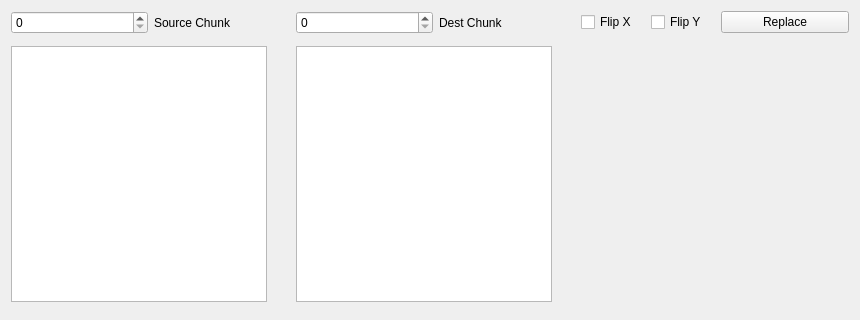
<?xml version="1.0" encoding="UTF-8"?>
<ui version="4.0">
 <class>ChunkReplaceOptions</class>
 <widget class="QWidget" name="ChunkReplaceOptions">
  <property name="geometry">
   <rect>
    <x>0</x>
    <y>0</y>
    <width>860</width>
    <height>320</height>
   </rect>
  </property>
  <property name="windowTitle">
   <string>Form</string>
  </property>
  <layout class="QGridLayout" name="gridLayout">
   <item row="0" column="6">
    <widget class="QPushButton" name="replaceButton">
     <property name="sizePolicy">
      <sizepolicy hsizetype="Minimum" vsizetype="Fixed">
       <horstretch>0</horstretch>
       <verstretch>0</verstretch>
      </sizepolicy>
     </property>
     <property name="minimumSize">
      <size>
       <width>128</width>
       <height>0</height>
      </size>
     </property>
     <property name="maximumSize">
      <size>
       <width>64</width>
       <height>16777215</height>
      </size>
     </property>
     <property name="focusPolicy">
      <enum>Qt::NoFocus</enum>
     </property>
     <property name="text">
      <string>Replace</string>
     </property>
    </widget>
   </item>
   <item row="0" column="2">
    <widget class="QSpinBox" name="dstChunk">
     <property name="focusPolicy">
      <enum>Qt::ClickFocus</enum>
     </property>
     <property name="suffix">
      <string/>
     </property>
     <property name="maximum">
      <number>1023</number>
     </property>
    </widget>
   </item>
   <item row="1" column="2" colspan="2">
    <widget class="QListWidget" name="dstChunkList">
     <property name="maximumSize">
      <size>
       <width>256</width>
       <height>256</height>
      </size>
     </property>
     <property name="editTriggers">
      <set>QAbstractItemView::CurrentChanged|QAbstractItemView::SelectedClicked</set>
     </property>
     <property name="dragDropMode">
      <enum>QAbstractItemView::NoDragDrop</enum>
     </property>
     <property name="defaultDropAction">
      <enum>Qt::IgnoreAction</enum>
     </property>
     <property name="selectionMode">
      <enum>QAbstractItemView::ExtendedSelection</enum>
     </property>
     <property name="selectionBehavior">
      <enum>QAbstractItemView::SelectRows</enum>
     </property>
     <property name="viewMode">
      <enum>QListView::IconMode</enum>
     </property>
    </widget>
   </item>
   <item row="0" column="4">
    <widget class="QCheckBox" name="flipX">
     <property name="maximumSize">
      <size>
       <width>64</width>
       <height>16777215</height>
      </size>
     </property>
     <property name="text">
      <string>Flip X</string>
     </property>
    </widget>
   </item>
   <item row="0" column="1">
    <widget class="QLabel" name="srcChunkLabel">
     <property name="text">
      <string>Source Chunk</string>
     </property>
    </widget>
   </item>
   <item row="0" column="3">
    <widget class="QLabel" name="dstChunkLabel">
     <property name="text">
      <string>Dest Chunk</string>
     </property>
    </widget>
   </item>
   <item row="1" column="0" colspan="2">
    <widget class="QListWidget" name="srcChunkList">
     <property name="maximumSize">
      <size>
       <width>256</width>
       <height>256</height>
      </size>
     </property>
     <property name="editTriggers">
      <set>QAbstractItemView::CurrentChanged|QAbstractItemView::SelectedClicked</set>
     </property>
     <property name="dragDropMode">
      <enum>QAbstractItemView::NoDragDrop</enum>
     </property>
     <property name="defaultDropAction">
      <enum>Qt::IgnoreAction</enum>
     </property>
     <property name="selectionMode">
      <enum>QAbstractItemView::ExtendedSelection</enum>
     </property>
     <property name="selectionBehavior">
      <enum>QAbstractItemView::SelectRows</enum>
     </property>
     <property name="viewMode">
      <enum>QListView::IconMode</enum>
     </property>
    </widget>
   </item>
   <item row="0" column="0">
    <widget class="QSpinBox" name="srcChunk">
     <property name="focusPolicy">
      <enum>Qt::ClickFocus</enum>
     </property>
     <property name="maximum">
      <number>1023</number>
     </property>
    </widget>
   </item>
   <item row="1" column="4" colspan="3">
    <widget class="QFrame" name="chunkView">
     <property name="sizePolicy">
      <sizepolicy hsizetype="Ignored" vsizetype="Expanding">
       <horstretch>0</horstretch>
       <verstretch>0</verstretch>
      </sizepolicy>
     </property>
     <property name="minimumSize">
      <size>
       <width>0</width>
       <height>0</height>
      </size>
     </property>
     <property name="maximumSize">
      <size>
       <width>16777215</width>
       <height>16777215</height>
      </size>
     </property>
     <layout class="QGridLayout" name="gridLayout_3"/>
    </widget>
   </item>
   <item row="0" column="5">
    <widget class="QCheckBox" name="flipY">
     <property name="maximumSize">
      <size>
       <width>64</width>
       <height>16777215</height>
      </size>
     </property>
     <property name="text">
      <string>Flip Y</string>
     </property>
    </widget>
   </item>
  </layout>
 </widget>
 <resources/>
 <connections/>
</ui>
